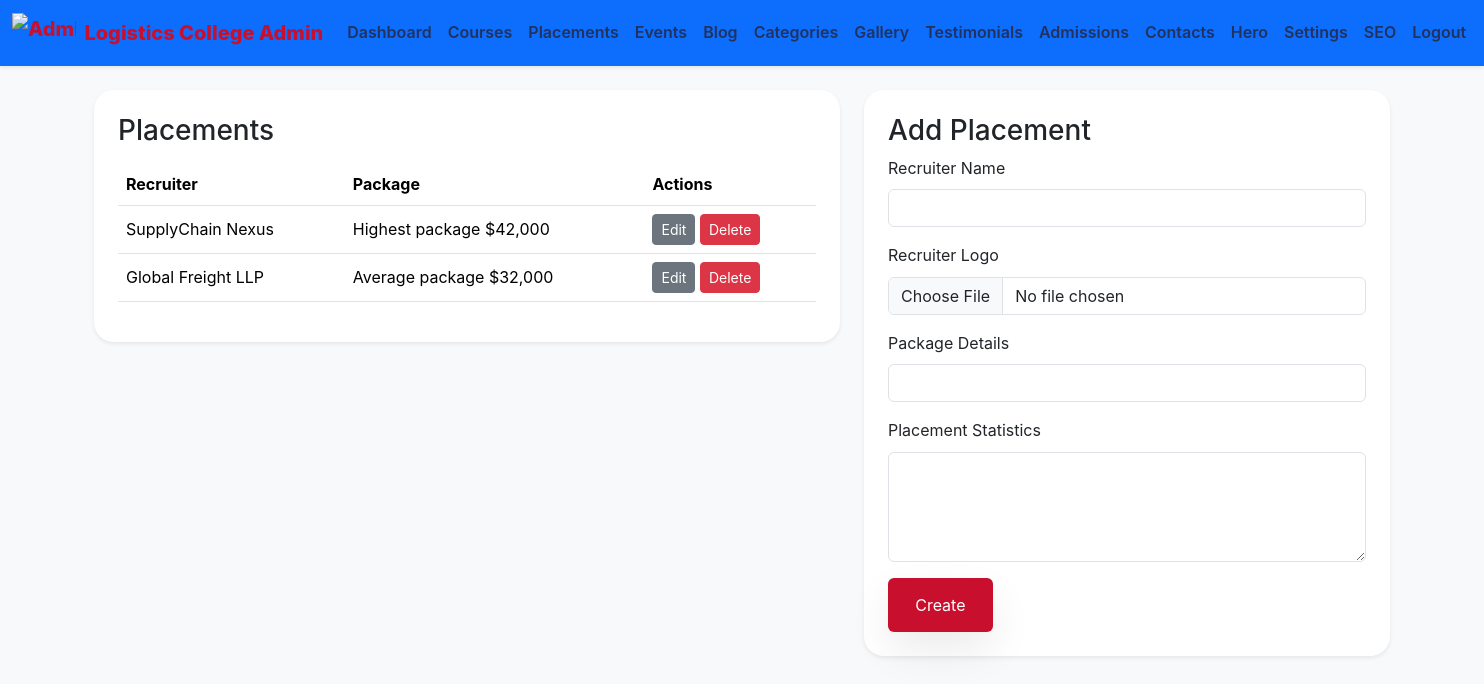
/admin/placements.php (signed in), run on the app's committed database.
### tables this page shows
CREATE TABLE placements (
  id INT UNSIGNED AUTO_INCREMENT PRIMARY KEY,
  recruiter_name VARCHAR(200) NOT NULL,
  logo VARCHAR(255) NOT NULL,
  package_details VARCHAR(255) NOT NULL,
  placement_statistics TEXT NOT NULL,
  created_at DATETIME NOT NULL DEFAULT CURRENT_TIMESTAMP,
  updated_at DATETIME NULL DEFAULT NULL
);

### includes/functions.php (called while the page is built, shortened)
<?php
function e($value) {
    return htmlspecialchars($value, ENT_QUOTES, 'UTF-8');
}
function csrf_token() {
    return $_SESSION['csrf_token'];
}
function get_base_url() {
    $scriptName = $_SERVER['SCRIPT_NAME'];
    $parts = explode('/', trim($scriptName, '/'));
    if (!empty($parts) && $parts[0] !== 'index.php') {
        array_pop($parts);
        return '/' . implode('/', $parts);
    }
    return '/';
}
function site_url($path = '') {
    $base = get_base_url();
    return $base . '/' . ltrim($path, '/');
}

### admin/placements.php (the view, shortened to what this page needs)
<?php
require_once __DIR__ . '/../config/config.php';
$placements = $pdo->query('SELECT * FROM placements ORDER BY id DESC')->fetchAll();
$edit = null;
require_once __DIR__ . '/../includes/admin_header.php';
?>
<div class="row g-4">
    <div class="col-lg-7">
        <div class="card shadow-sm border-0 p-4">
            <h3 class="mb-3">Placements</h3>
            <table class="table">
                <thead>
                    <tr>
                        <th>Recruiter</th>
                        <th>Package</th>
                        <th>Actions</th>
                    </tr>
                </thead>
                <tbody>
                    <?php foreach ($placements as $placement): ?>
                        <tr>
                            <td><?= e($placement['recruiter_name']) ?></td>
                            <td><?= e($placement['package_details']) ?></td>
                            <td>
                                <a href="<?= e(site_url('admin/placements.php?edit=' . $placement['id'])) ?>" class="btn btn-sm btn-secondary">Edit</a>
                                <a href="<?= e(site_url('admin/placements.php?delete=' . $placement['id'] . '&token=' . csrf_token())) ?>" class="btn btn-sm btn-danger" onclick="return confirm('Delete placement?');">Delete</a>
                            </td>
                        </tr>
                    <?php endforeach; ?>
                </tbody>
            </table>
        </div>
    </div>
    <div class="col-lg-5">
        <div class="card shadow-sm border-0 p-4">
            <h3><?= $edit ? 'Edit Placement' : 'Add Placement' ?></h3>
            <form method="POST" enctype="multipart/form-data">
                <div class="mb-3">
                    <label class="form-label">Recruiter Name</label>
                    <input type="text" name="recruiter_name" class="form-control" value="<?= e($edit['recruiter_name'] ?? '') ?>" required />
                </div>
                <div class="mb-3">
                    <label class="form-label">Recruiter Logo</label>
                    <input type="file" name="logo" class="form-control" <?= $edit ? '' : 'required' ?> />
                </div>
                <div class="mb-3">
                    <label class="form-label">Package Details</label>
                    <input type="text" name="package_details" class="form-control" value="<?= e($edit['package_details'] ?? '') ?>" required />
                </div>
                <div class="mb-3">
                    <label class="form-label">Placement Statistics</label>
                    <textarea name="placement_statistics" rows="4" class="form-control" required><?= e($edit['placement_statistics'] ?? '') ?></textarea>
                </div>
                <button type="submit" class="btn btn-primary"><?= $edit ? 'Update' : 'Create' ?></button>
            </form>
        </div>
    </div>
</div>
<?php require_once __DIR__ . '/../includes/admin_footer.php';

### assets/css/style.css (style rules this page uses)
:root { --primary: #c8102e; --secondary: #ffcc00; --surface: #ffffff; --muted: #6b7280; --bg: #f4f7fb; --border: rgba(9, 31, 59, 0.08); }
* { box-sizing: border-box; }
body { font-family: 'Inter', sans-serif; background: var(--bg); color: #1f2937; line-height: 1.6; }
a { text-decoration: none; }
.btn-primary { background: var(--primary); border: none; padding: 0.95rem 1.7rem; box-shadow: 0 18px 40px rgba(0, 0, 0, 0.08); color: #fff; }
.card { border: 1px solid var(--border); border-radius: 1.25rem; }
.table td, .table th { vertical-align: middle; }

### data on the page
placements: recruiter_name "SupplyChain Nexus", package_details "Highest package $42,000"
placements: recruiter_name "Global Freight LLP", package_details "Average package $32,000"
